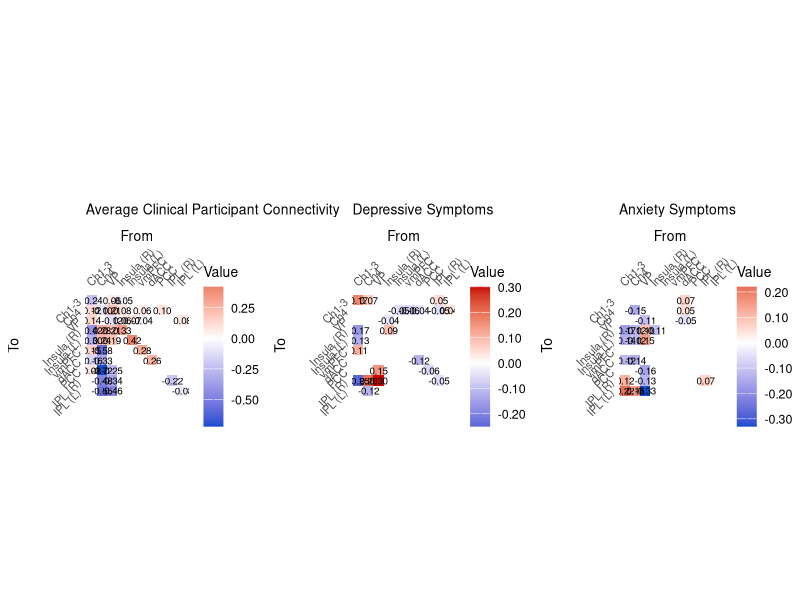

This chart was generated by the following R code:
#Script to create Figure 4a, b, and c
# Load libraries
library(ggplot2)
library(viridis)
library(gridExtra)

# Function to create a heatmap
create_heatmap <- function(Ep, Pp, title) {
  # Define regions
  regions <- c("Ch1-3", "Ch4", "VP", "Insula (R)", "Insula (L)", "vmPFC", "dACC", "PCC", "IPL (R)", "IPL (L)")
  
  # Create a data frame for the matrix
  df <- data.frame(
    x = rep(1:10, each = 10),
    y = rep(1:10, times = 10),
    value = Ep,
    Pp = Pp,
    region_x = factor(rep(regions, each = 10), levels = regions),
    region_y = factor(rep(regions, times = 10), levels = rev(regions))
  )
  
  # Set values to NA where Pp <= 0.99
  df$value[df$Pp <= 0.99] <- NA
  
  # Create the plot
  ggplot(df, aes(x = region_x, y = region_y, fill = value)) +
    geom_tile() +
    scale_fill_gradient2(low = "#134DD0", mid = "white", high = "#C70606", 
                         midpoint = 0, na.value = "white", 
                         limits = c(min(df$value, na.rm = TRUE), max(df$value, na.rm = TRUE)),
                         labels = scales::number_format(accuracy = 0.01)) +
    geom_text(aes(label = ifelse(Pp > 0.99, sprintf("%.2f", value), "")),
              color = "black", size = 2.5) +
    coord_fixed() +
    theme_minimal() +
    labs(title = title,
         x = "From",
         y = "To",
         fill = "Value") +
    theme(panel.grid = element_blank(), plot.title = element_text(size = 10),
          axis.text.x = element_text(angle = 45, hjust = 0, size = 8),
          axis.text.y = element_text(angle = 45, hjust = 1, size = 8),
          axis.title.x = element_text(margin = margin(b = 10), size = 10),
          axis.title.y = element_text(margin = margin(r = 10), size = 10),
          axis.text.x.top = element_text(angle = 45, hjust = 0, size = 8),
          axis.ticks.x.top = element_blank(),
          axis.ticks.x.bottom = element_blank(),
          axis.text.x.bottom = element_blank(),       
          legend.key.size = unit(1.2, "cm"),
          legend.key.width = unit(0.9, "cm"),
          legend.text = element_text(size = 9),
          legend.title = element_text(size = 10),
          legend.margin = margin(t = 0, r = 0, b = 0, l = 0, unit = "pt")) +
    scale_x_discrete(position = "top") +
    guides(fill = guide_colorbar(barwidth = 1, barheight = 7))
}

# Set up Ep and Pp for the plots, values extracted using Ep_Pp_converter_2.m
Ep1 <- c(-0.24, 0.12, 0.14, -0.42, -0.30, 0.15, -0.16, 0.08, 0.00, 0.00, 
         0.00, -0.10, 0.00, 0.28, 0.24, -0.58, -0.33, -0.72, -0.48, -0.55, 
         0.06, 0.21, -0.12, 0.21, 0.19, 0.00, 0.00, -0.25, -0.34, -0.46, 
         -0.05, 0.08, 0.06, 0.33, 0.00, 0.00, 0.00, 0.00, 0.00, 0.00, 
         0.00, 0.02, 0.07, 0.00, 0.42, 0.00, 0.00, 0.00, 0.00, 0.00, 
         0.00, 0.06, -0.04, 0.00, 0.00, 0.28, 0.00, 0.00, 0.00, 0.00, 
         0.00, 0.00, 0.01, 0.00, 0.00, 0.00, 0.26, 0.00, 0.00, 0.00, 
         0.00, 0.10, 0.00, 0.00, 0.00, 0.00, 0.00, 0.00, 0.00, 0.00, 
         0.00, 0.00, 0.00, 0.00, 0.00, 0.00, 0.00, 0.00, -0.22, 0.00, 
         0.00, 0.00, 0.08, 0.00, 0.00, 0.00, 0.00, 0.00, 0.00, -0.08)

Pp1 <- c(1.00, 1.00, 1.00, 1.00, 1.00, 1.00, 1.00, 1.00, 0.00, 0.00, 
         0.00, 1.00, 0.00, 1.00, 1.00, 1.00, 1.00, 1.00, 1.00, 1.00, 
         1.00, 1.00, 1.00, 1.00, 1.00, 0.00, 0.00, 1.00, 1.00, 1.00, 
         1.00, 1.00, 1.00, 1.00, 0.00, 0.00, 0.00, 0.00, 0.00, 0.00, 
         0.00, 0.56, 1.00, 0.00, 1.00, 0.00, 0.00, 0.00, 0.00, 0.00, 
         0.00, 1.00, 1.00, 0.00, 0.00, 1.00, 0.00, 0.00, 0.00, 0.00, 
         0.00, 0.00, 0.00, 0.00, 0.00, 0.00, 1.00, 0.00, 0.00, 0.00, 
         0.00, 1.00, 0.00, 0.00, 0.00, 0.00, 0.00, 0.00, 0.00, 0.00, 
         0.00, 0.00, 0.00, 0.00, 0.00, 0.00, 0.00, 0.00, 1.00, 0.00, 
         0.00, 0.00, 1.00, 0.00, 0.00, 0.00, 0.00, 0.00, 0.00, 1.00)

Ep2 <- c(0.17, 0.00, 0.00, -0.17, -0.13, 0.11, 0.00, 0.00, -0.25, 0.05, 
         0.07, 0.00, 0.00, 0.00, 0.00, 0.00, 0.04, 0.00, 0.20, -0.12, 
         0.00, 0.00, 0.00, 0.00, 0.00, 0.00, 0.00, 0.15, 0.30, 0.00, 
         0.00, 0.00, -0.04, 0.09, 0.00, 0.00, 0.00, 0.00, 0.00, 0.00, 
         -0.03, -0.05, 0.00, 0.00, 0.00, 0.00, 0.00, 0.00, 0.00, 0.00, 
         0.00, -0.06, 0.00, 0.00, 0.00, 0.00, 0.00, 0.00, 0.00, 0.00, 
         0.00, -0.04, 0.00, 0.00, 0.00, 0.00, -0.12, 0.00, 0.00, 0.00, 
         -0.01, 0.00, 0.00, 0.00, 0.00, 0.00, 0.00, -0.06, 0.00, 0.00, 
         0.05, -0.05, 0.00, 0.00, 0.00, 0.00, 0.00, 0.00, -0.05, 0.00, 
         0.00, 0.04, 0.00, 0.00, 0.00, 0.00, 0.00, 0.00, 0.00, 0.00)

Pp2 <- c(1.00, 0.00, 0.00, 1.00, 1.00, 1.00, 0.00, 0.00, 1.00, 0.55, 
         1.00, 0.00, 0.00, 0.00, 0.00, 0.00, 0.52, 0.00, 1.00, 1.00, 
         0.00, 0.00, 0.00, 0.00, 0.00, 0.00, 0.00, 1.00, 1.00, 0.00, 
         0.00, 0.00, 1.00, 1.00, 0.00, 0.00, 0.00, 0.00, 0.00, 0.00, 
         0.54, 1.00, 0.00, 0.00, 0.00, 0.00, 0.00, 0.00, 0.00, 0.00, 
         0.00, 1.00, 0.00, 0.00, 0.00, 0.00, 0.00, 0.00, 0.00, 0.00, 
         0.00, 1.00, 0.00, 0.00, 0.00, 0.00, 1.00, 0.00, 0.00, 0.00, 
         0.00, 0.00, 0.00, 0.00, 0.00, 0.00, 0.00, 1.00, 0.00, 0.00, 
         1.00, 1.00, 0.00, 0.00, 0.00, 0.00, 0.00, 0.00, 1.00, 0.00, 
         0.00, 1.00, 0.00, 0.00, 0.00, 0.00, 0.00, 0.00, 0.00, 0.00)

Ep3 <- c(0.00, 0.00, 0.00, -0.17, -0.14, 0.00, -0.12, 0.00, 0.12, 0.22, 
         0.00, -0.15, 0.00, -0.12, -0.12, 0.00, -0.14, 0.00, 0.00, 0.16, 
         0.00, 0.00, -0.11, 0.10, 0.15, 0.00, 0.00, -0.16, -0.13, -0.33, 
         0.00, 0.00, 0.00, -0.11, 0.00, 0.00, 0.00, 0.00, 0.00, 0.00, 
         0.00, 0.00, 0.00, 0.00, 0.00, 0.00, 0.00, 0.00, 0.00, 0.00, 
         0.00, 0.00, 0.00, 0.00, 0.00, 0.00, 0.00, 0.00, 0.00, 0.00, 
         0.07, 0.05, -0.05, 0.00, 0.00, 0.00, 0.00, 0.00, 0.00, 0.00, 
         0.00, 0.00, 0.00, 0.00, 0.00, 0.00, 0.00, 0.00, 0.00, 0.00, 
         0.00, 0.00, 0.00, 0.00, 0.00, 0.00, 0.00, 0.00, 0.07, 0.00, 
         0.00, 0.00, 0.00, 0.00, 0.00, 0.00, 0.00, 0.00, 0.00, 0.00)

Pp3 <- c(0.00, 0.00, 0.00, 1.00, 1.00, 0.00, 1.00, 0.00, 1.00, 1.00, 
         0.00, 1.00, 0.00, 1.00, 1.00, 0.00, 1.00, 0.00, 0.00, 1.00, 
         0.00, 0.00, 1.00, 1.00, 1.00, 0.00, 0.00, 1.00, 1.00, 1.00, 
         0.00, 0.00, 0.00, 1.00, 0.00, 0.00, 0.00, 0.00, 0.00, 0.00, 
         0.00, 0.00, 0.00, 0.00, 0.00, 0.00, 0.00, 0.00, 0.00, 0.00, 
         0.00, 0.00, 0.00, 0.00, 0.00, 0.00, 0.00, 0.00, 0.00, 0.00, 
         1.00, 1.00, 1.00, 0.00, 0.00, 0.00, 0.00, 0.00, 0.00, 0.00, 
         0.00, 0.00, 0.00, 0.00, 0.00, 0.00, 0.00, 0.00, 0.00, 0.00, 
         0.00, 0.00, 0.00, 0.00, 0.00, 0.00, 0.00, 0.00, 1.00, 0.00, 
         0.00, 0.00, 0.00, 0.00, 0.00, 0.00, 0.00, 0.00, 0.00, 0.00)

# Create the three plots
plot1 <- create_heatmap(Ep1, Pp1, "Average Clinical Participant Connectivity")
plot2 <- create_heatmap(Ep2, Pp2, "Depressive Symptoms")
plot3 <- create_heatmap(Ep3, Pp3, "Anxiety Symptoms")

# Arrange the plots side by side
combined_plot <- grid.arrange(plot1, plot2, plot3, ncol = 3)